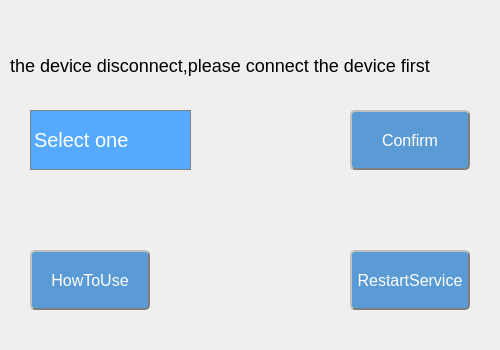
<?xml version="1.0" encoding="UTF-8"?>
<ui version="4.0">
 <class>MainWindow</class>
 <widget class="QMainWindow" name="MainWindow">
  <property name="geometry">
   <rect>
    <x>0</x>
    <y>0</y>
    <width>500</width>
    <height>350</height>
   </rect>
  </property>
  <property name="windowTitle">
   <string>MainWindow</string>
  </property>
  <widget class="QWidget" name="centralWidget">
   <widget class="QWidget" name="widget" native="true">
    <property name="geometry">
     <rect>
      <x>0</x>
      <y>0</y>
      <width>500</width>
      <height>350</height>
     </rect>
    </property>
    <widget class="QLabel" name="label">
     <property name="geometry">
      <rect>
       <x>10</x>
       <y>30</y>
       <width>481</width>
       <height>71</height>
      </rect>
     </property>
     <property name="styleSheet">
      <string notr="true">font:18px;</string>
     </property>
     <property name="text">
      <string>the device disconnect,please connect the device first</string>
     </property>
    </widget>
    <widget class="QComboBox" name="comboBox">
     <property name="geometry">
      <rect>
       <x>30</x>
       <y>110</y>
       <width>161</width>
       <height>60</height>
      </rect>
     </property>
     <property name="styleSheet">
      <string notr="true">QComboBox {
    border: 1px solid gray;   /* 边框 */
    border-radius: 0px;   /* 圆角 */
    padding: 1px 18px 1px 3px;   /* 字体填衬 */
    color: rgb(255, 255, 255);
    background: rgb(85, 170, 255);
	font:20px;
}
QComboBox:disabled{
background-color: #CCCCCC;
color: #787878;
}
QComboBox::drop-down {
    subcontrol-origin: padding;   /* 子控件在父元素中的原点矩形。如果未指定此属性，则默认为padding。 */
    subcontrol-position: top right;   /* 下拉框的位置（右上） */
    width: 30px;   /* 下拉框的宽度 */

    border-left-style: solid;   /* 下拉框的左边界线为实线 */
    border-top-right-radius: 3px;   /* 下拉框的右上边界线的圆角半径（应和整个QComboBox右上边界线的圆角半径一致） */
    border-bottom-right-radius: 3px;   /* 同上 */
}
QComboBox::down-arrow { width: 30px;
 	background: transparent;
 	padding: 0px 0px 0px 0px; 
	image: url(:/down-arrow.png);
} 
QComboBox::down-arrow:on { 
	image: url(:/down-arrow.png);
 }</string>
     </property>
     <item>
      <property name="text">
       <string>Select one</string>
      </property>
     </item>
     <item>
      <property name="text">
       <string>1</string>
      </property>
     </item>
     <item>
      <property name="text">
       <string>2</string>
      </property>
     </item>
     <item>
      <property name="text">
       <string>3</string>
      </property>
     </item>
     <item>
      <property name="text">
       <string>4</string>
      </property>
     </item>
     <item>
      <property name="text">
       <string>5</string>
      </property>
     </item>
     <item>
      <property name="text">
       <string>6</string>
      </property>
     </item>
     <item>
      <property name="text">
       <string>7</string>
      </property>
     </item>
     <item>
      <property name="text">
       <string>8</string>
      </property>
     </item>
     <item>
      <property name="text">
       <string>9</string>
      </property>
     </item>
     <item>
      <property name="text">
       <string>10</string>
      </property>
     </item>
     <item>
      <property name="text">
       <string>11</string>
      </property>
     </item>
     <item>
      <property name="text">
       <string>12</string>
      </property>
     </item>
     <item>
      <property name="text">
       <string>13</string>
      </property>
     </item>
     <item>
      <property name="text">
       <string>14</string>
      </property>
     </item>
     <item>
      <property name="text">
       <string>15</string>
      </property>
     </item>
     <item>
      <property name="text">
       <string>16</string>
      </property>
     </item>
     <item>
      <property name="text">
       <string>17</string>
      </property>
     </item>
     <item>
      <property name="text">
       <string>18</string>
      </property>
     </item>
     <item>
      <property name="text">
       <string>19</string>
      </property>
     </item>
     <item>
      <property name="text">
       <string>20</string>
      </property>
     </item>
     <item>
      <property name="text">
       <string>21</string>
      </property>
     </item>
     <item>
      <property name="text">
       <string>22</string>
      </property>
     </item>
     <item>
      <property name="text">
       <string>23</string>
      </property>
     </item>
     <item>
      <property name="text">
       <string>24</string>
      </property>
     </item>
     <item>
      <property name="text">
       <string>25</string>
      </property>
     </item>
     <item>
      <property name="text">
       <string>26</string>
      </property>
     </item>
     <item>
      <property name="text">
       <string>27</string>
      </property>
     </item>
     <item>
      <property name="text">
       <string>28</string>
      </property>
     </item>
     <item>
      <property name="text">
       <string>29</string>
      </property>
     </item>
     <item>
      <property name="text">
       <string>30</string>
      </property>
     </item>
    </widget>
    <widget class="QPushButton" name="btn_confirm">
     <property name="geometry">
      <rect>
       <x>350</x>
       <y>110</y>
       <width>120</width>
       <height>60</height>
      </rect>
     </property>
     <property name="styleSheet">
      <string notr="true">QPushButton{
background-color:rgba(91,155,213,100%);
color: white;   
border-radius: 5px;  
border: 2px groove gray; 
border-style: outset;
font:16px;
}
QPushButton:disabled{
background-color: #CCCCCC;
color: #787878;
font:16px;
}
QPushButton:pressed{
background-color:rgb(85, 170, 255);
 border-style: inset;
}</string>
     </property>
     <property name="text">
      <string>Confirm</string>
     </property>
    </widget>
    <widget class="QPushButton" name="pushButton">
     <property name="geometry">
      <rect>
       <x>350</x>
       <y>250</y>
       <width>120</width>
       <height>60</height>
      </rect>
     </property>
     <property name="styleSheet">
      <string notr="true">QPushButton{
background-color:rgba(91,155,213,100%);
color: white;   
border-radius: 5px;  
border: 2px groove gray; 
border-style: outset;
font:16px;
}
QPushButton:pressed{
background-color:rgb(85, 170, 255);
 border-style: inset;
}</string>
     </property>
     <property name="text">
      <string>RestartService</string>
     </property>
    </widget>
    <widget class="QPushButton" name="btn_howtouse">
     <property name="geometry">
      <rect>
       <x>30</x>
       <y>250</y>
       <width>120</width>
       <height>60</height>
      </rect>
     </property>
     <property name="styleSheet">
      <string notr="true">QPushButton{
background-color:rgba(91,155,213,100%);
color: white;   
border-radius: 5px;  
border: 2px groove gray; 
border-style: outset;
font:16px;
}
QPushButton:pressed{
background-color:rgb(85, 170, 255);
 border-style: inset;
}</string>
     </property>
     <property name="text">
      <string>HowToUse</string>
     </property>
    </widget>
   </widget>
  </widget>
 </widget>
 <layoutdefault spacing="6" margin="11"/>
 <resources/>
 <connections/>
</ui>
